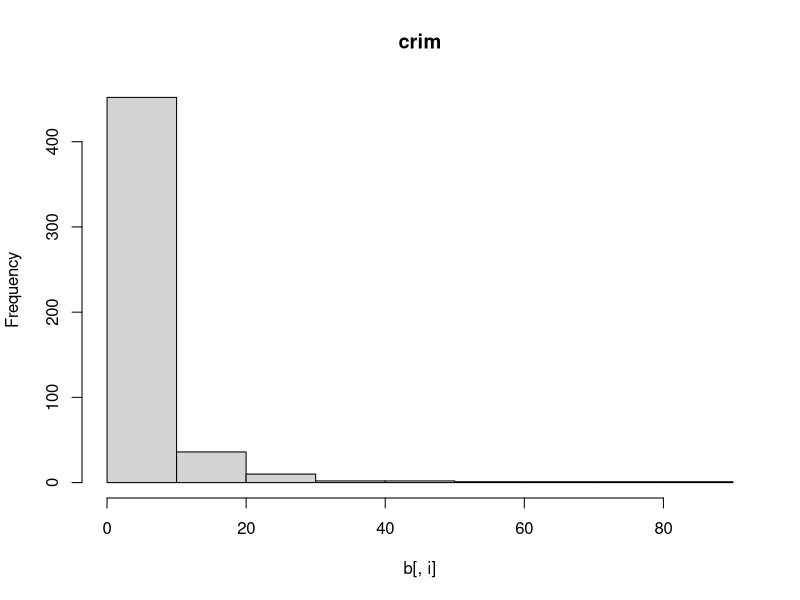
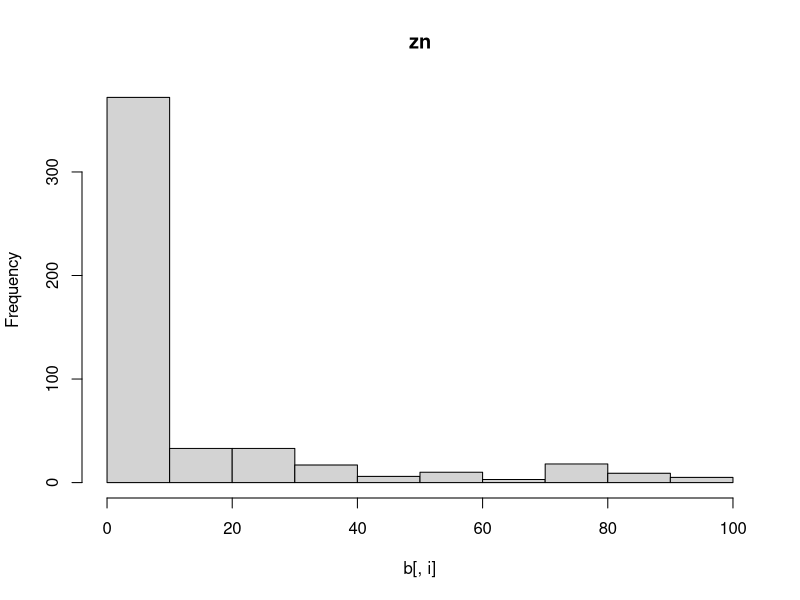
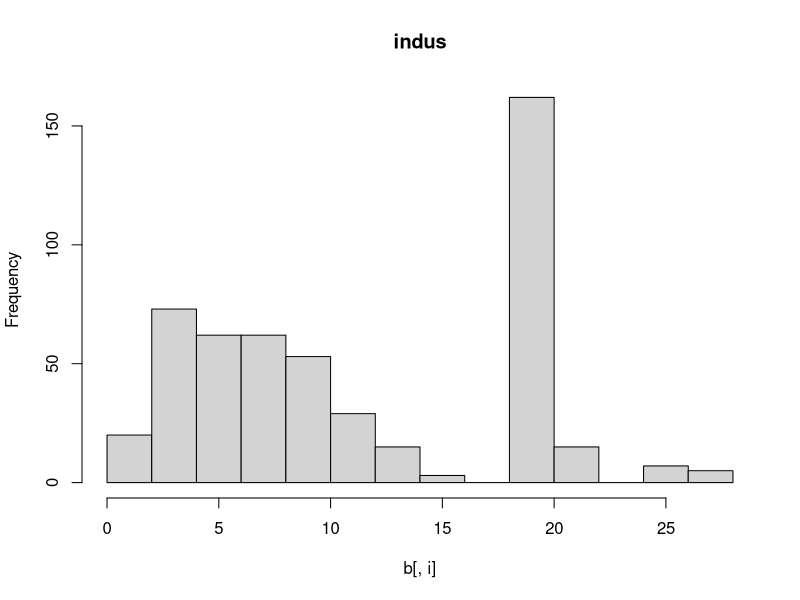
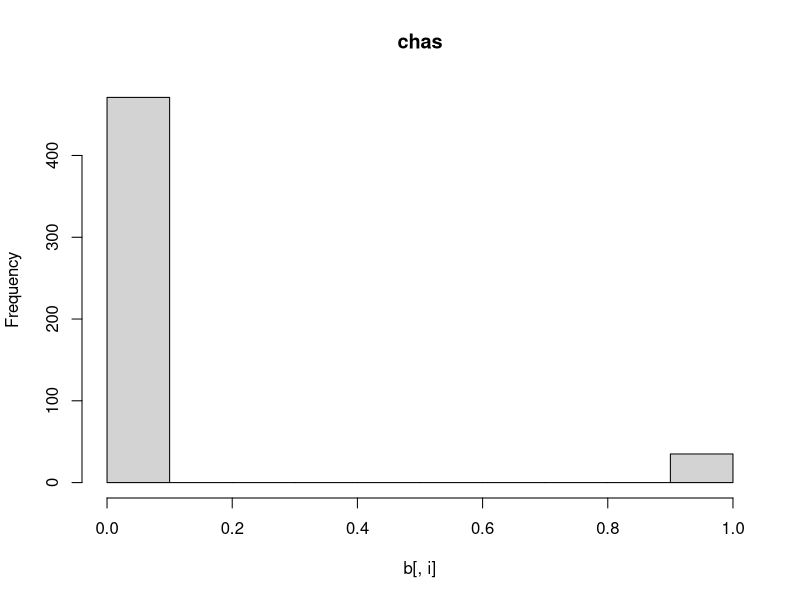
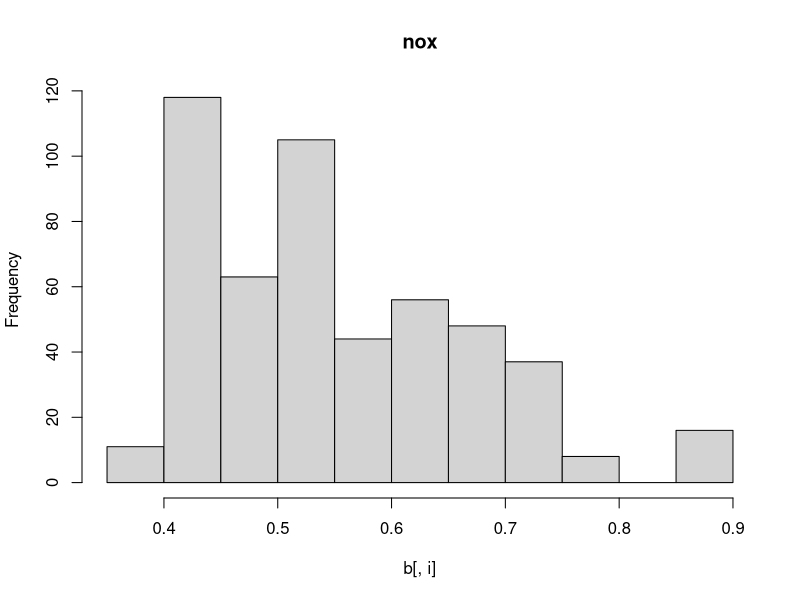
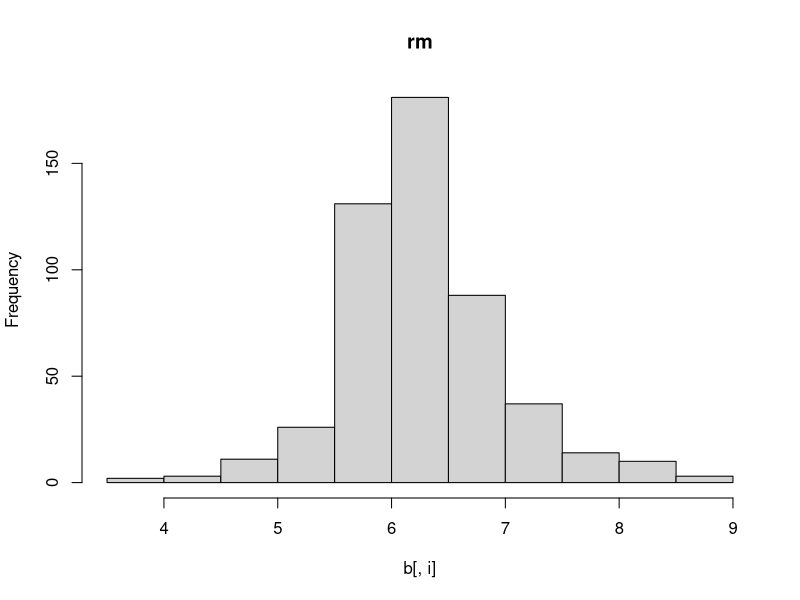
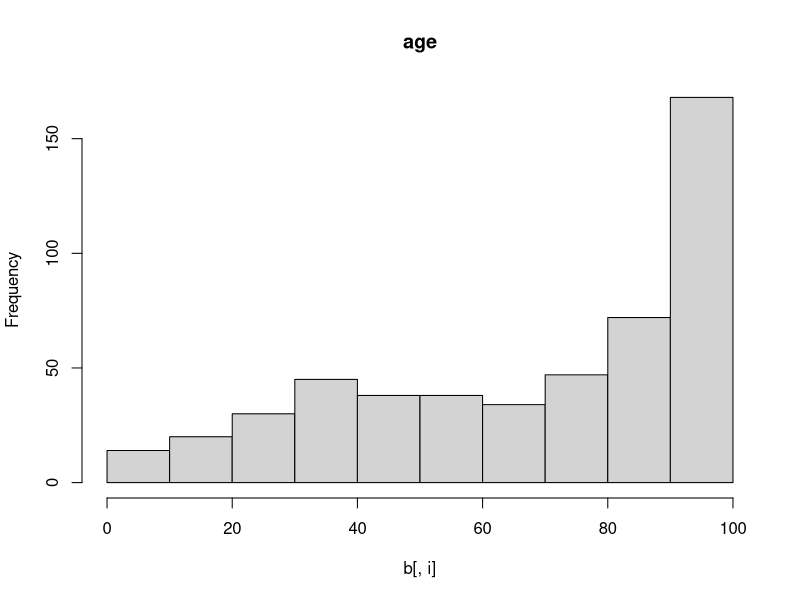
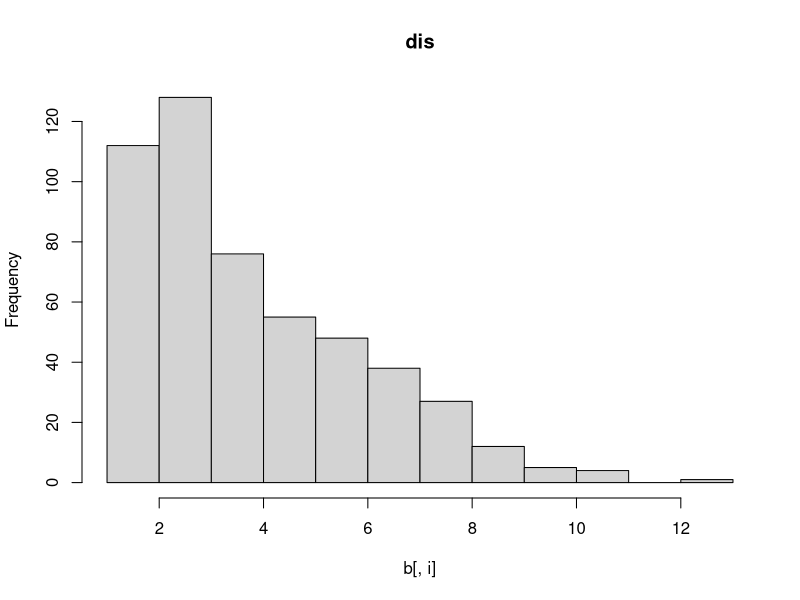

Write R code to recreate these figures, in order.
## ---- chunk 1
library(tidyverse)

# install.packages("MASS") # install the MASS package (if
# you don't already have it)

library(MASS)
library(knitr)
library(caret)
library(arm)

data(Boston) 

?Boston # Look at the data dictionary 

b <- Boston # Rename to avoid more typing than necessary
## ---- chunk 2
summary(b)  # Get a summary of each variable.  
## ---- chunk 3
glimpse(b)   # Look at the structure of the dataset
## ---- chunk 4

for(i in 1:length(names(b))){
  hist(b[,i], main = names(b)[i])
}
## ---- chunk 5
ggplot(b, aes(rad, medv)) +
  geom_point() +
  labs(title = "Medv ~ rad")

table(b$rad) # Here is the distribution of rad.
## ---- chunk 6
# Write your code here

## ---- chunk 7
# Write your code here

## ---- chunk 8
# Your code goes here


## ---- chunk 9
# Write your code here. 

## ---- chunk 10
# Your code goes here

## ---- chunk 11
# your code goes here

## ---- chunk 12
# Your code goes here

## ---- chunk 13
# Your code goes here
